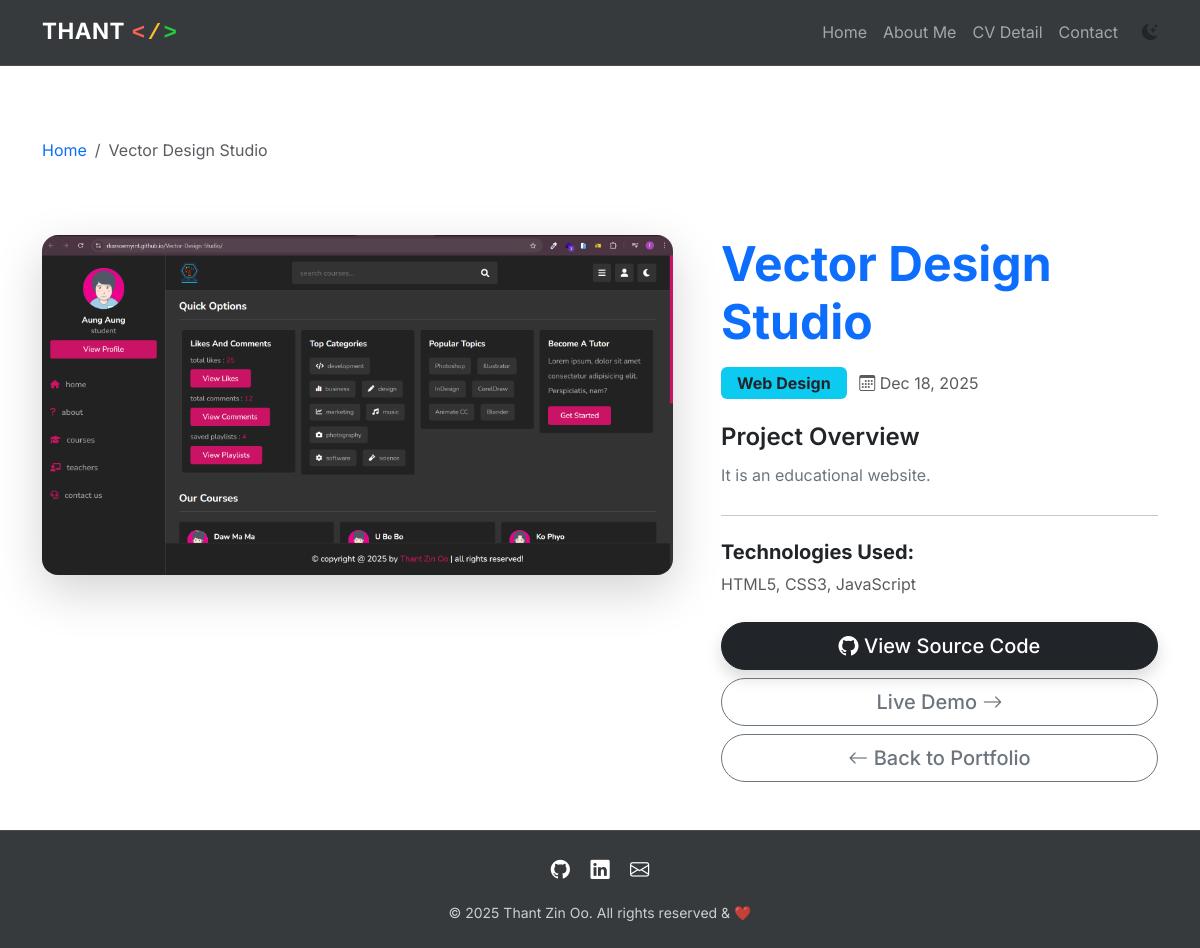
/project/1/, run on the app's committed database.
### app/models.py (models this page shows, shortened)
class Project(models.Model):
    CATEGORY_CHOICES = [
        ('web', 'Web Design'),
        ('php', 'PHP Projects'),
        ('python', 'Python Projects'),
        ('mobile', 'Mobile App'),
    ]
    title = models.CharField(max_length=200, verbose_name="ပရောဂျက်အမည်")
    description = models.TextField(verbose_name="အသေးစိတ်ဖော်ပြချက်")
    technology = models.CharField(max_length=200, verbose_name="အသုံးပြုထားသော နည်းပညာများ") # e.g. Django, React, MySQL
    image = models.ImageField(upload_to='project_images/', verbose_name="ပရောဂျက်ပုံ")
    category = models.CharField(
        max_length=20,
        choices=CATEGORY_CHOICES,
        default='web',
        verbose_name="အမျိုးအစား"
    )
    github_link = models.URLField(max_length=500, blank=True, null=True, verbose_name="GitHub လင့်ခ်")
    vercel_link = models.URLField(max_length=500, blank=True, null=True, verbose_name="Vercel လင့်ခ်")
    created_at = models.DateTimeField(auto_now_add=True, verbose_name="ဖန်တီးသည့်ရက်စွဲ")
    class Meta:
        ordering = ['-created_at'] # အသစ်ဆုံးတင်တဲ့ project ကို အပေါ်ဆုံးကပြမယ်

### app/views.py (the view)
# urls.py: path('project/<int:pk>/', views.project_detail, name='project_detail'),
def project_detail(request, pk):
    project = get_object_or_404(Project, pk=pk)
    return render(request, 'app/project.html', {'project': project})

### templates/app/project.html (shortened to what this page needs)
{% extends 'app/base.html' %}
{% load static %}
{% block content %}
<div class="container mt-5 pt-4">
    <nav aria-label="breadcrumb" data-aos="fade-right">
        <ol class="breadcrumb">
            <li class="breadcrumb-item"><a href="{% url 'index' %}" class="text-decoration-none">Home</a></li>
            <li class="breadcrumb-item active" aria-current="page">{{ project.title }}</li>
        </ol>
    </nav>
    <div class="row mt-4 g-5">
        <div class="col-lg-7" data-aos="fade-up">
            <div class="card border-0 shadow-lg overflow-hidden rounded-4">
                {% if project.image %}
                    <img src="{{ project.image.url }}" class="img-fluid w-100" alt="{{ project.title }}">
                {% else %}
                    <img src="{% static 'images/default-large.jpg' %}" class="img-fluid w-100" alt="No Image">
                {% endif %}
            </div>
        </div>
        <div class="col-lg-5" data-aos="fade-left">
            <h1 class="display-5 fw-bold text-primary mb-3">{{ project.title }}</h1>
            <div class="mb-4">
                <span class="badge bg-info text-dark px-3 py-2 fs-6 me-2">{{ project.get_category_display }}</span>
                <span class="text-muted"><i class="bi bi-calendar3"></i> {{ project.created_at|date:"M d, Y" }}</span>
            </div>
            <h4 class="fw-semibold">Project Overview</h4>
            <p class="text-secondary lh-lg" style="text-align: justify;">
                {{ project.description }}
            </p>
            <hr class="my-4">
            <div class="mb-4">
                <h5 class="fw-bold">Technologies Used:</h5>
                <p class="text-muted">{{ project.technology }}</p>
            </div>
            <div class="d-grid gap-2">
                {% if project.github_link %}
                <a href="{{ project.github_link }}" target="_blank" class="btn btn-dark btn-lg rounded-pill shadow">
                    <i class="bi bi-github"></i> View Source Code
                </a>
                {% endif %}
                <a href="{{ project.vercel_link }}" target="_blank" class="btn btn-outline-secondary btn-lg rounded-pill">
                    Live Demo  <i class="bi bi-arrow-right"></i>
                </a>
                <a href="{% url 'index' %}" class="btn btn-outline-secondary btn-lg rounded-pill">
                    <i class="bi bi-arrow-left"></i> Back to Portfolio
                </a>
            </div>
        </div>
    </div>
</div>
{% endblock %}

### static/css/style.css (style rules this page uses)
:root { --primary-color: #0d6efd; --apple-red: #ff5f56; --apple-yellow: #ffbd2e; --apple-green: #27c93f; --transition-speed: 0.3s; }
body { font-family: 'Inter', -apple-system, BlinkMacSystemFont, "Segoe UI", Roboto, sans-serif; line-height: 1.6; }
.card { transition: transform var(--transition-speed), box-shadow var(--transition-speed); border-radius: 15px; overflow: hidden; }
.btn { transition: all 0.2s ease; font-weight: 500; }
[data-bs-theme="light"] body { background-color: #f5f8fc color: #333; }
[data-bs-theme="light"] .card { background-color: #ebeef4; border: 1px solid rgba(0,0,0,0.05); }

### data on the page
Project: title "Vector Design Studio", image (picture), category "Web Design", created_at "Dec 18, 2025", description "It is an educational website.", technology "HTML5, CSS3, JavaScript"
